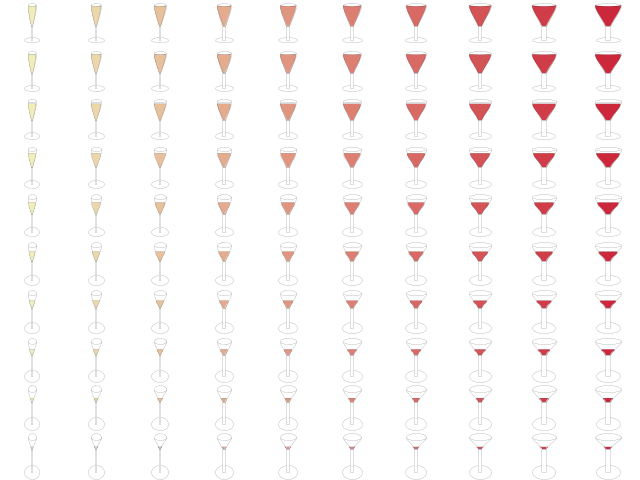
Frame 1 (no input)
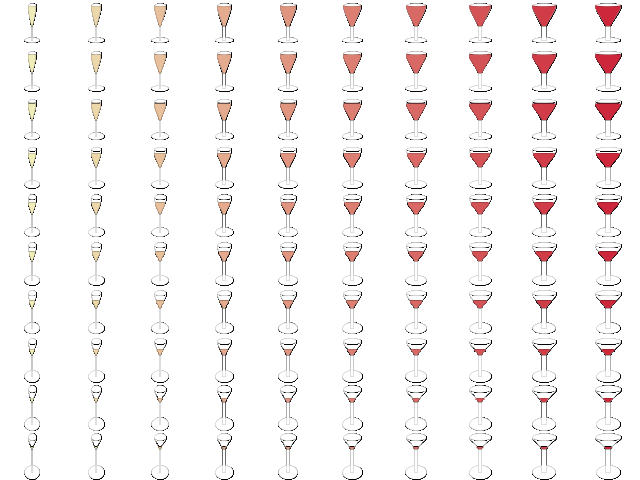
Frame 60 (the mouse pressed at the canvas centre just before this capture)
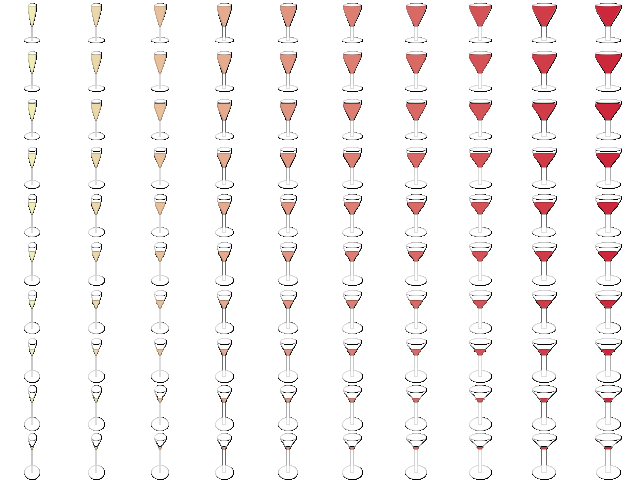
Frame 120 (the mouse held since frame 60 and released just before this capture)

The Processing sketch that drew these frames (run headless with seeded random() and noise(); from frame 60 on, the mouse is pressed at the canvas centre):

// Processing sketch: processing_51040
// ── processing_51040.pde

void setup() {
  size(640, 480);
  background(255);
  ellipseMode(CENTER);
}
void draw() {
  fill(255);
  stroke(0);
  for (int i = 0; i < 10; i ++) {
    for(int j = 0; j < 10; j++) {
      pushMatrix();
      translate((width / 10) * i, (height / 10) * j);
      scale(.1);
      base(i, j);
      stem(i, j);
      glass(i, j);
      drink(i, j);
      top(i, j);
      popMatrix();
    }
  }
}
void base(int i, int j) {
  ellipse(320, 400, 150 + (10 * i), 50 + (10 * j));
}
void stem(int i, int j) {
  beginShape();
  vertex(315 - (2 * i), 260 - (10 * j));
  vertex(315 - (2 * i), 400);
  bezierVertex(315 - (2 * i), 405, 325 + (2 * i), 405, 325 + (2 * i), 400);
  vertex(325 + (2 * i), 260 - (10 * j));
  bezierVertex(325 + (2 * i), 265 - (10 * j), 315 - (2 * i), 265 - (10 * j), 315 - (2 * i), 260 - (10 * j));
  endShape();
}
void glass(int i, int j) {
  curve(250, 480, 325 + (2 * i), 260 - (10 * j), 360 + (10 * i), 50, 300, 0);
  curve(390, 480, 315 - (2 * i), 260 - (10 * j), 280 - (10 * i), 50, 340, 0);
}
void top(int i, int j) {
  fill(255);
  stroke(0);
  ellipse(320, 50, 80 + (20 * i), 25 + (5 * j));
}
void drink(int i, int j) {
  fill(240 - (4 * i), 237 - (22 * i), 184 - (14 * i));
  stroke(0);
  float t = 1.0 - j / 10.0;
  float rx = curvePoint(250, 325 + (2 * i), 360 + (10 * i), 300, t);
  float lx = curvePoint(390, 315 - (2 * i), 280 - (10 * i), 340, t);
  float y = curvePoint(480, 260 - (10 * j), 50, 0, t);
  beginShape();
  curveVertex(250, 480);
  curveVertex(324 + (2 * i), 260 - (10 * j));
  curveVertex(rx - 1, y);
  curveVertex(300, 0);
  vertex(rx - 1, y);
  vertex(lx + 1, y);
  curveVertex(340, 0);
  curveVertex(lx + 1, y);
  curveVertex(316 - (2 * i), 260 - (10 * j));
  curveVertex(390, 480);
  endShape(CLOSE);
}
